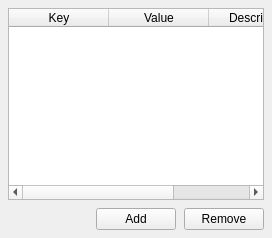
           <widget class="QWidget" name="tab_params">
            <attribute name="title">
             <string>Params</string>
            </attribute>
            <layout class="QVBoxLayout" name="verticalLayout_params">
             <property name="spacing">
              <number>8</number>
             </property>
             <property name="leftMargin">
              <number>8</number>
             </property>
             <property name="topMargin">
              <number>8</number>
             </property>
             <property name="rightMargin">
              <number>8</number>
             </property>
             <property name="bottomMargin">
              <number>8</number>
             </property>
             <item>
              <widget class="QTableWidget" name="table_params">
               <property name="columnCount">
                <number>3</number>
               </property>
               <attribute name="verticalHeaderVisible">
                <bool>false</bool>
               </attribute>
               <column>
                <property name="text">
                 <string>Key</string>
                </property>
               </column>
               <column>
                <property name="text">
                 <string>Value</string>
                </property>
               </column>
               <column>
                <property name="text">
                 <string>Description</string>
                </property>
               </column>
              </widget>
             </item>
             <item>
              <layout class="QHBoxLayout" name="horizontalLayout_params">
               <item>
                <spacer name="horizontalSpacer">
                 <property name="orientation">
                  <enum>Qt::Horizontal</enum>
                 </property>
                 <property name="sizeHint" stdset="0">
                  <size>
                   <width>40</width>
                   <height>20</height>
                  </size>
                 </property>
                </spacer>
               </item>
               <item>
                <widget class="QPushButton" name="btn_add_param">
                 <property name="sizePolicy">
                  <sizepolicy hsizetype="Minimum" vsizetype="Fixed">
                   <horstretch>0</horstretch>
                   <verstretch>0</verstretch>
                  </sizepolicy>
                 </property>
                 <property name="text">
                  <string>Add</string>
                 </property>
                </widget>
               </item>
               <item>
                <widget class="QPushButton" name="btn_remove_param">
                 <property name="sizePolicy">
                  <sizepolicy hsizetype="Minimum" vsizetype="Fixed">
                   <horstretch>0</horstretch>
                   <verstretch>0</verstretch>
                  </sizepolicy>
                 </property>
                 <property name="text">
                  <string>Remove</string>
                 </property>
                </widget>
               </item>
              </layout>
             </item>
            </layout>
           </widget>
